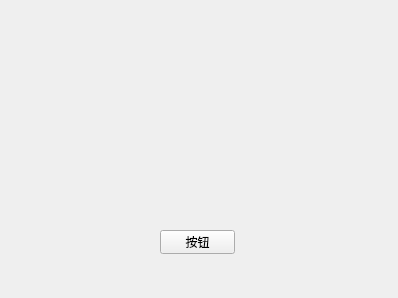
<?xml version="1.0" encoding="UTF-8"?>
<ui version="4.0">
 <class>Form</class>
 <widget class="QWidget" name="Form">
  <property name="geometry">
   <rect>
    <x>0</x>
    <y>0</y>
    <width>398</width>
    <height>298</height>
   </rect>
  </property>
  <property name="windowTitle">
   <string>模板关联</string>
  </property>
  <widget class="QPushButton" name="btn_send">
   <property name="geometry">
    <rect>
     <x>160</x>
     <y>230</y>
     <width>75</width>
     <height>24</height>
    </rect>
   </property>
   <property name="text">
    <string>按钮</string>
   </property>
  </widget>
 </widget>
 <resources/>
 <connections/>
</ui>
